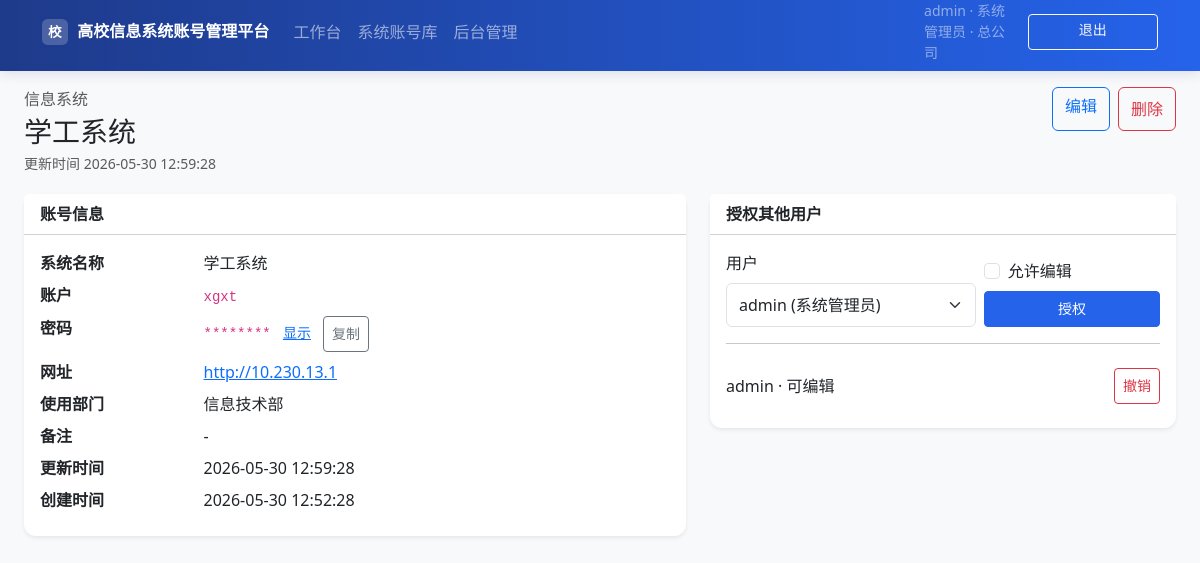
/credentials/1 (signed in), run on the app's committed database.
### app/models.py (models this page shows, shortened)
class User(UserMixin, db.Model):
    __tablename__ = "users"
    id = db.Column(db.Integer, primary_key=True)
    username = db.Column(db.String(80), unique=True, nullable=False, index=True)
    email = db.Column(db.String(120), unique=True, nullable=False)
    password_hash = db.Column(db.String(256), nullable=False)
    role_level = db.Column(db.Integer, default=ROLE_USER, nullable=False)
    org_id = db.Column(db.Integer, db.ForeignKey("organizations.id"), nullable=True)
    is_active = db.Column(db.Boolean, default=True)
    created_at = db.Column(db.DateTime, default=datetime.utcnow)
    owned_credentials = db.relationship(
        "Credential", backref="owner", lazy=True, foreign_keys="Credential.owner_id"
    )
    permissions = db.relationship("CredentialPermission", backref="user", lazy=True)
    @property
    def role_name(self) -> str:
        return ROLE_LABELS.get(self.role_level, "未知")
    def is_superadmin(self) -> bool:
        return self.role_level == ROLE_SUPERADMIN
    def can_manage_users(self) -> bool:
        return self.role_level <= ROLE_ORG_ADMIN
    def can_write_credentials(self) -> bool:
        return self.role_level <= ROLE_MANAGER

class Organization(db.Model):
    __tablename__ = "organizations"
    id = db.Column(db.Integer, primary_key=True)
    name = db.Column(db.String(120), nullable=False)
    parent_id = db.Column(db.Integer, db.ForeignKey("organizations.id"), nullable=True)
    created_at = db.Column(db.DateTime, default=datetime.utcnow)
    parent = db.relationship("Organization", remote_side=[id], backref="children")
    users = db.relationship("User", backref="organization", lazy=True)
    credentials = db.relationship("Credential", backref="organization", lazy=True)

class Credential(db.Model):
    __tablename__ = "credentials"
    id = db.Column(db.Integer, primary_key=True)
    system_name = db.Column(db.String(200), nullable=False)  # 系统名称
    account = db.Column(db.String(200), default="")  # 账户
    password_encrypted = db.Column(db.Text, default="")  # 密码（加密存储）
    url = db.Column(db.String(500), default="")  # 网址
    use_department = db.Column(db.String(120), default="")  # 使用部门
    system_type = db.Column(db.String(80), default="")  # 系统类型
    notes = db.Column(db.Text, default="")  # 备注
    visibility = db.Column(db.String(20), default=VIS_ORG)
    org_id = db.Column(db.Integer, db.ForeignKey("organizations.id"), nullable=True)
    owner_id = db.Column(db.Integer, db.ForeignKey("users.id"), nullable=False)
    created_at = db.Column(db.DateTime, default=datetime.utcnow)
    updated_at = db.Column(db.DateTime, default=datetime.utcnow, onupdate=datetime.utcnow)
    grants = db.relationship(
        "CredentialPermission", backref="credential", lazy=True, cascade="all, delete-orphan"
    )
    @property
    def department_display(self) -> str:
        if self.use_department:
            return self.use_department
        if self.organization:
            return self.organization.name
        return "-"

class CredentialPermission(db.Model):
    __tablename__ = "credential_permissions"
    id = db.Column(db.Integer, primary_key=True)
    credential_id = db.Column(db.Integer, db.ForeignKey("credentials.id"), nullable=False)
    user_id = db.Column(db.Integer, db.ForeignKey("users.id"), nullable=False)
    can_edit = db.Column(db.Boolean, default=False)
    created_at = db.Column(db.DateTime, default=datetime.utcnow)
    __table_args__ = (db.UniqueConstraint("credential_id", "user_id"),)

### app/routes/credentials.py (the view)
@bp.route("/<int:cred_id>")
@login_required
def detail(cred_id):
    cred = Credential.query.get_or_404(cred_id)
    if not can_view_credential(current_user, cred):
        abort(403)
    log_action("view_credential", resource=f"credential:{cred.id}", detail=cred.system_name)
    if request.args.get("reveal") and can_view_credential(current_user, cred):
        password = decrypt_secret(cred.password_encrypted)
    else:
        password = "********"
    grants = CredentialPermission.query.filter_by(credential_id=cred.id).all()
    users = User.query.filter(User.is_active.is_(True)).order_by(User.username).all()
    return render_template(
        "credentials/detail.html",
        credential=cred,
        password=password,
        can_edit=can_edit_credential(current_user, cred),
        grants=grants,
        users=users,
    )

### app/permissions.py (called while the page is built, shortened)
def log_action(action: str, resource: str = "", detail: str = "") -> None:
    from app.extensions import db
    from app.models import AuditLog
    actor_id = None
    actor_username = ""
    if current_user.is_authenticated:
        actor_id = current_user.id
        actor_username = current_user.username
    entry = AuditLog(
        user_id=actor_id,
        username=actor_username,
        action=action,
        resource=resource,
        detail=detail,
    )
    db.session.add(entry)
    db.session.commit()

def can_view_credential(user, cred: Credential) -> bool:
    if user.is_superadmin():
        return True

def can_edit_credential(user, cred: Credential) -> bool:
    if user.is_superadmin():
        return True

### app/templates/credentials/detail.html (shortened to what this page needs)
{% extends "base.html" %}
{% block content %}
<div class="page-header">
  <div>
    <p class="text-muted mb-1">{{ credential.system_type or '信息系统' }}</p>
    <h2>{{ credential.system_name }}</h2>
    <p class="text-muted mb-0 small">更新时间 {{ credential.updated_at.strftime('%Y-%m-%d %H:%M:%S') }}</p>
  </div>
  {% if can_edit %}
  <div class="action-bar">
    <a class="btn btn-outline-primary" href="{{ url_for('credentials.edit', cred_id=credential.id) }}">编辑</a>
    <form method="post" action="{{ url_for('credentials.delete', cred_id=credential.id) }}" onsubmit="return confirm('确认删除该记录？')">
      <button class="btn btn-outline-danger">删除</button>
    </form>
  </div>
  {% endif %}
</div>
<div class="row g-4">
  <div class="col-12 col-lg-7">
    <div class="card border-0 shadow-sm">
      <div class="card-header bg-white"><strong>账号信息</strong></div>
      <div class="card-body">
        <dl class="row mb-0">
          <dt class="col-sm-3">系统名称</dt>
          <dd class="col-sm-9">{{ credential.system_name }}</dd>
          <dt class="col-sm-3">账户</dt>
          <dd class="col-sm-9"><code>{{ credential.account or '-' }}</code></dd>
          <dt class="col-sm-3">密码</dt>
          <dd class="col-sm-9">
            <code id="pwd">{{ password }}</code>
            <a href="{{ url_for('credentials.detail', cred_id=credential.id, reveal=1) }}" class="ms-2 small">显示</a>
            <button type="button" class="btn btn-sm btn-outline-secondary ms-2" onclick="copyPwd()">复制</button>
          </dd>
          <dt class="col-sm-3">网址</dt>
          <dd class="col-sm-9">{% if credential.url %}<a href="{{ credential.url }}" target="_blank">{{ credential.url }}</a>{% else %}-{% endif %}</dd>
          <dt class="col-sm-3">使用部门</dt>
          <dd class="col-sm-9">{{ credential.department_display }}</dd>
          <dt class="col-sm-3">备注</dt>
          <dd class="col-sm-9">{{ credential.notes or '-' }}</dd>
          <dt class="col-sm-3">更新时间</dt>
          <dd class="col-sm-9">{{ credential.updated_at.strftime('%Y-%m-%d %H:%M:%S') }}</dd>
          <dt class="col-sm-3">创建时间</dt>
          <dd class="col-sm-9">{{ credential.created_at.strftime('%Y-%m-%d %H:%M:%S') }}</dd>
        </dl>
      </div>
    </div>
  </div>
  {% if can_edit %}
  <div class="col-12 col-lg-5">
    <div class="card border-0 shadow-sm">
      <div class="card-header bg-white"><strong>授权其他用户</strong></div>
      <div class="card-body">
        <form method="post" action="{{ url_for('credentials.grant', cred_id=credential.id) }}" class="row g-2 align-items-end">
          <div class="col-7">
            <label class="form-label">用户</label>
            <select name="user_id" class="form-select" required>
              {% for u in users %}
              <option value="{{ u.id }}">{{ u.username }} ({{ u.role_name }})</option>
              {% endfor %}
            </select>
          </div>
          <div class="col-5">
            <div class="form-check mb-2">
              <input class="form-check-input" type="checkbox" name="can_edit" id="can_edit">
              <label class="form-check-label" for="can_edit">允许编辑</label>
            </div>
            <button class="btn btn-sm btn-primary w-100">授权</button>
          </div>
        </form>
        <hr>
        <ul class="list-group list-group-flush">
          {% for grant in grants %}
          <li class="list-group-item d-flex justify-content-between align-items-center px-0">
            <span>{{ grant.user.username }}{% if grant.can_edit %} · 可编辑{% endif %}</span>
            <form method="post" action="{{ url_for('credentials.revoke', cred_id=credential.id, user_id=grant.user_id) }}">
              <button class="btn btn-sm btn-outline-danger">撤销</button>
            </form>
          </li>
          {% else %}
          <li class="list-group-item px-0 text-muted">暂无单独授权</li>
          {% endfor %}
        </ul>
      </div>
    </div>
  </div>
  {% endif %}
</div>
{% endblock %}

### app/templates/base.html (shortened to what this page needs)
<!DOCTYPE html>
<html lang="zh-CN">
<head>
  <link href="https://cdn.jsdelivr.net/npm/bootstrap@5.3.3/dist/css/bootstrap.min.css" rel="stylesheet">
  <link href="{{ url_for('static', filename='css/app.css') }}" rel="stylesheet">
</head>
<body class="bg-light {% if current_user.is_authenticated %}has-mobile-nav{% endif %}">
<nav class="navbar navbar-expand-lg navbar-dark uni-nav">
  <div class="container-fluid container-lg">
    <a class="navbar-brand fw-bold site-brand" href="{{ url_for('main.index') }}">
      <span class="brand-badge">校</span>
      <span class="brand-full d-none d-md-inline">{{ SITE_NAME }}</span>
    </a>
    {% if current_user.is_authenticated %}
    <div class="collapse navbar-collapse" id="nav">
      <ul class="navbar-nav me-auto d-none d-lg-flex">
        <li class="nav-item"><a class="nav-link" href="{{ url_for('main.dashboard') }}">工作台</a></li>
        <li class="nav-item"><a class="nav-link" href="{{ url_for('credentials.list_credentials') }}">系统账号库</a></li>
        {% if current_user.can_manage_users() %}
        <li class="nav-item"><a class="nav-link" href="{{ url_for('admin.index') }}">后台管理</a></li>
        {% endif %}
      </ul>
      <div class="navbar-user-panel py-2 py-lg-0">
        <div class="user-meta text-white-50 small mb-2 mb-lg-0">
          {{ current_user.username }} · {{ current_user.role_name }}
          {% if current_user.organization %}<br class="d-lg-none"><span class="d-lg-none">{{ current_user.organization.name }}</span>{% endif %}
          <span class="d-none d-lg-inline">{% if current_user.organization %} · {{ current_user.organization.name }}{% endif %}</span>
        </div>
        <a class="btn btn-outline-light btn-sm w-100 w-lg-auto" href="{{ url_for('auth.logout') }}">退出</a>
      </div>
    </div>
    {% else %}
    <a class="btn btn-outline-light btn-sm ms-auto" href="{{ url_for('auth.login') }}">登录</a>
    {% endif %}
  </div>
</nav>
<main class="container-fluid container-lg main-content px-3 px-lg-4 pb-4">
  {% block content %}{% endblock %}
</main>
</body>
</html>

### app/static/css/app.css (style rules this page uses)
:root { --uni-primary: #2563eb; --uni-primary-dark: #1e3a8a; --uni-nav-height: 3.5rem; --uni-bottom-nav-height: 3.75rem; --safe-bottom: env(safe-area-inset-bottom, 0px); }
html { -webkit-text-size-adjust: 100%; scroll-behavior: smooth; }
body { min-height: 100vh; min-height: 100dvh; font-size: 16px; line-height: 1.5; padding-bottom: calc(var(--safe-bottom) + 1rem); }
body.has-mobile-nav { padding-bottom: calc(var(--uni-bottom-nav-height) + var(--safe-bottom) + 0.5rem); }
.main-content { padding-top: 1rem; max-width: 1200px; }
.uni-nav { background: linear-gradient(90deg, var(--uni-primary-dark) 0%, var(--uni-primary) 100%); padding-top: env(safe-area-inset-top, 0px); box-shadow: 0 2px 12px rgba(30, 58, 138, 0.15); }
.site-brand { font-size: 1rem; max-width: calc(100vw - 5rem); overflow: hidden; text-overflow: ellipsis; white-space: nowrap; }
.brand-badge { display: inline-flex; align-items: center; justify-content: center; width: 1.6rem; height: 1.6rem; margin-right: 0.35rem; border-radius: 0.35rem; background: rgba(255, 255, 255, 0.2); font-size: 0.85rem; flex-shrink: 0; }
.navbar-user-panel { border-top: 1px solid rgba(255, 255, 255, 0.15); margin-top: 0.5rem; padding-top: 0.75rem; }
@media (min-width: 992px) { .navbar-user-panel { display: flex; align-items: center; gap: 0.75rem; border-top: none; margin-top: 0; padding-top: 0; } }
.page-header { display: flex; flex-wrap: wrap; align-items: flex-start; justify-content: space-between; gap: 0.75rem; margin-bottom: 1.25rem; }
.page-header h1, .page-header h2 { font-size: clamp(1.25rem, 4vw, 1.75rem); margin-bottom: 0.25rem; }
.page-header .btn { min-height: 44px; white-space: nowrap; }
.form-control, .form-select, .btn { min-height: 44px; }
.btn-sm { min-height: 36px; }
.form-control, .form-select { font-size: 16px; }
code { user-select: all; word-break: break-all; }
.btn-primary { background-color: var(--uni-primary); border-color: var(--uni-primary); }
.card { border-radius: 0.75rem; }
.action-bar { display: flex; flex-wrap: wrap; gap: 0.5rem; }

### data on the page
User: username "admin", role_name "系统管理员"
Organization: organization.name "总公司"
Credential: system_type "信息系统", system_name "学工系统", updated_at "2026-05-30 12:59:28", account "xgxt", url "http://10.230.13.1", department_display "信息技术部", notes "-", created_at "2026-05-30 12:52:28"
CredentialPermission: user.username "admin", can_edit "· 可编辑"

### other printed values
{{ SITE_NAME }} "高校信息系统账号管理平台"
{{ password }} "********"
form field user_id "admin (系统管理员)"
